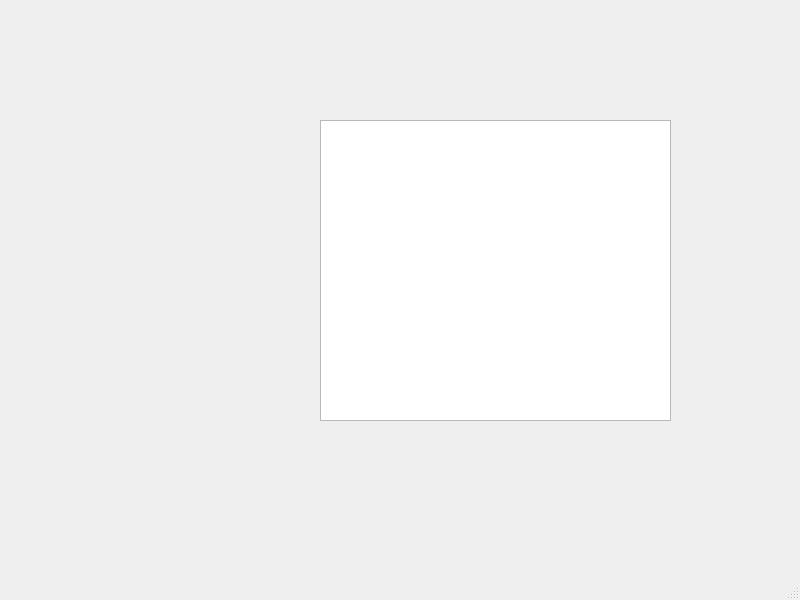
<?xml version="1.0" encoding="UTF-8"?>
<ui version="4.0">
 <class>MainWindow</class>
 <widget class="QMainWindow" name="MainWindow">
  <property name="geometry">
   <rect>
    <x>0</x>
    <y>0</y>
    <width>800</width>
    <height>600</height>
   </rect>
  </property>
  <property name="windowTitle">
   <string>MainWindow</string>
  </property>
  <widget class="QWidget" name="centralwidget">
   <widget class="QTextEdit" name="textEdit">
    <property name="geometry">
     <rect>
      <x>320</x>
      <y>120</y>
      <width>351</width>
      <height>301</height>
     </rect>
    </property>
   </widget>
  </widget>
  <widget class="QMenuBar" name="menubar">
   <property name="geometry">
    <rect>
     <x>0</x>
     <y>0</y>
     <width>800</width>
     <height>26</height>
    </rect>
   </property>
  </widget>
  <widget class="QStatusBar" name="statusbar"/>
 </widget>
 <resources/>
 <connections/>
</ui>
